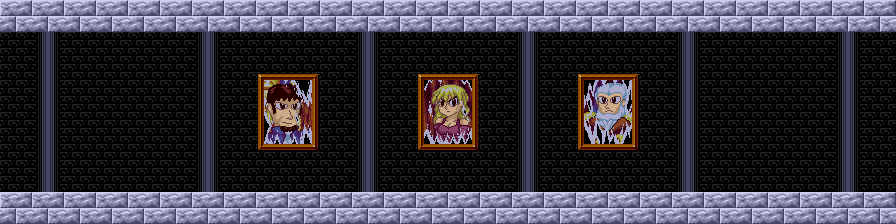

This game map was drawn from its Tiled (.tmx) file and the tilesets committed beside it. A one-line description and the full map source follow:
An orthogonal 28x7 tile map with 32x32 px tiles, 1 tile layer (Capa de Patrones 1), 2 tilesets and 3 objects (STAGE_MIRROR1).

<map version="1.0" orientation="orthogonal" width="28" height="7" tilewidth="32" tileheight="32">
 <tileset firstgid="1" name="tileset" tilewidth="32" tileheight="32">
  <image source="../tileset/tileset.png" width="256" height="512" />
 </tileset>
 <tileset firstgid="129" name="objset" tilewidth="64" tileheight="64">
  <image source="../tileset/objset.png" trans="000000" width="512" height="512" />
 </tileset>
 <layer name="Capa de Patrones 1" width="28" height="7">
  <data encoding="csv">
2,2,2,2,2,2,2,2,2,2,2,2,2,2,2,2,2,2,2,2,2,2,2,2,2,2,2,2,
1,39,1,1,1,1,39,1,1,1,1,39,1,1,1,1,39,1,1,1,1,39,1,1,1,1,39,1,
1,39,1,1,1,1,39,1,89,90,1,39,1,77,78,1,39,1,83,84,1,39,1,1,1,1,39,1,
1,39,1,1,1,1,39,1,91,92,1,39,1,79,80,1,39,1,85,86,1,39,1,1,1,1,39,1,
1,39,1,1,1,1,39,1,93,94,1,39,1,81,82,1,39,1,87,88,1,39,1,1,1,1,39,1,
1,39,1,1,1,1,39,1,1,1,1,39,1,1,1,1,39,1,1,1,1,39,1,1,1,1,39,1,
2,2,2,2,2,2,2,2,2,2,2,2,2,2,2,2,2,2,2,2,2,2,2,2,2,2,2,2
</data>
 </layer>
 <objectgroup name="Capa de Objetos 1" width="28" height="7">
  <object name="STAGE_MIRROR1" gid="130" x="737" y="207" />
  <object gid="130" x="96" y="206" />
  <object gid="131" x="97" y="205" />
 </objectgroup>
</map>